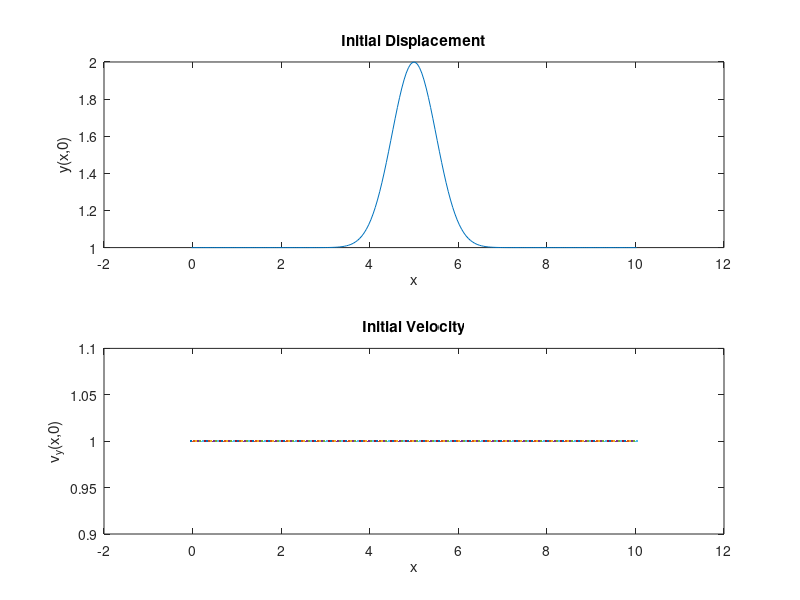

Reproduce this figure in MATLAB.
% Staggered Leapfrog Script Template
clear;close all;

% Set the values for parameters
v0=1;

% build a cell-centered grid with N=200 cells
% on the interval x=0 to x=L, with L=1
N = 200;
xmin = 0;
xmax = 10;
L = xmax;
h = (xmax-xmin)/N; % spatial step
x = xmin-h/2:h:xmax+h/2;
j = 2:N+1; % spatial array to express indecies


% define the initial displacement and velocity vs. x
rho = 1+exp(-200*(x/L-1/2).^2);
v = v0;

% Choose a time step
taulim=h/v0;
fprintf(' Courant time step limit %g \n',taulim)
tau=input(' Enter the time step - ')

% Get the initial value of yold from the initial y and vy
rhoold=rho;

% Apply the boundary conditions for yold(1) and yold(N+2)
rhoold(1)=2-rhoold(2);
% rhoold(N+2)=2-rhoold(N+1); % for part i 
rhoold(N+2)=2*rhoold(N+1)-rhoold(N); % for part ii

% plot the initial conditions and pause to look at them
subplot(2,1,1)
plot(x,rho)
xlabel('x');ylabel('y(x,0)');title('Initial Displacement')
subplot(2,1,2)
plot(x,v)
xlabel('x');ylabel('v_y(x,0)');title('Initial Velocity')
pause;

% Choose how long to run and when to plot
tfinal=input(' Enter tfinal - ')
skip=input(' Enter # of steps to skip between plots (faster) - ')
nsteps=tfinal/tau;

% here is the loop that steps the solution along

ymax = 1:nsteps;

figure  % open a new frame for the animation
for n=1:nsteps
   time=n*tau;  % compute the time

   % Use leapfrog and the boundary conditions to load ynew with y
   % at the next time step using y and yold, i.e., ynew(2:N+1)=...
   % Be sure to use colon commands so it will run fast.
   rhonew(j)=rho(j)-tau/2/h*(rho(j+1)*v-rho(j-1));
   
   % boundary condition
   % rhonew(N+2)=2-rhonew(N+1); % for part i
   rhonew(N+2)=2*rhonew(N+1)-rhonew(N); % for part ii
   rhonew(1)=2-rhonew(2);
   
   %update yold and y
   rhoold=rho;rho=rhonew;

% make plots every skip time steps
   if mod(n,skip)==0
      plot(x,rho,'b-')
      xlabel('x');ylabel('y');
      title(['Staggered Leapfrog Wave: time=' num2str(time)])
      axis([min(x) max(x) 0 2.5]);
      pause(.1)
   end
   ymax(n)=max(abs(rhonew));
end